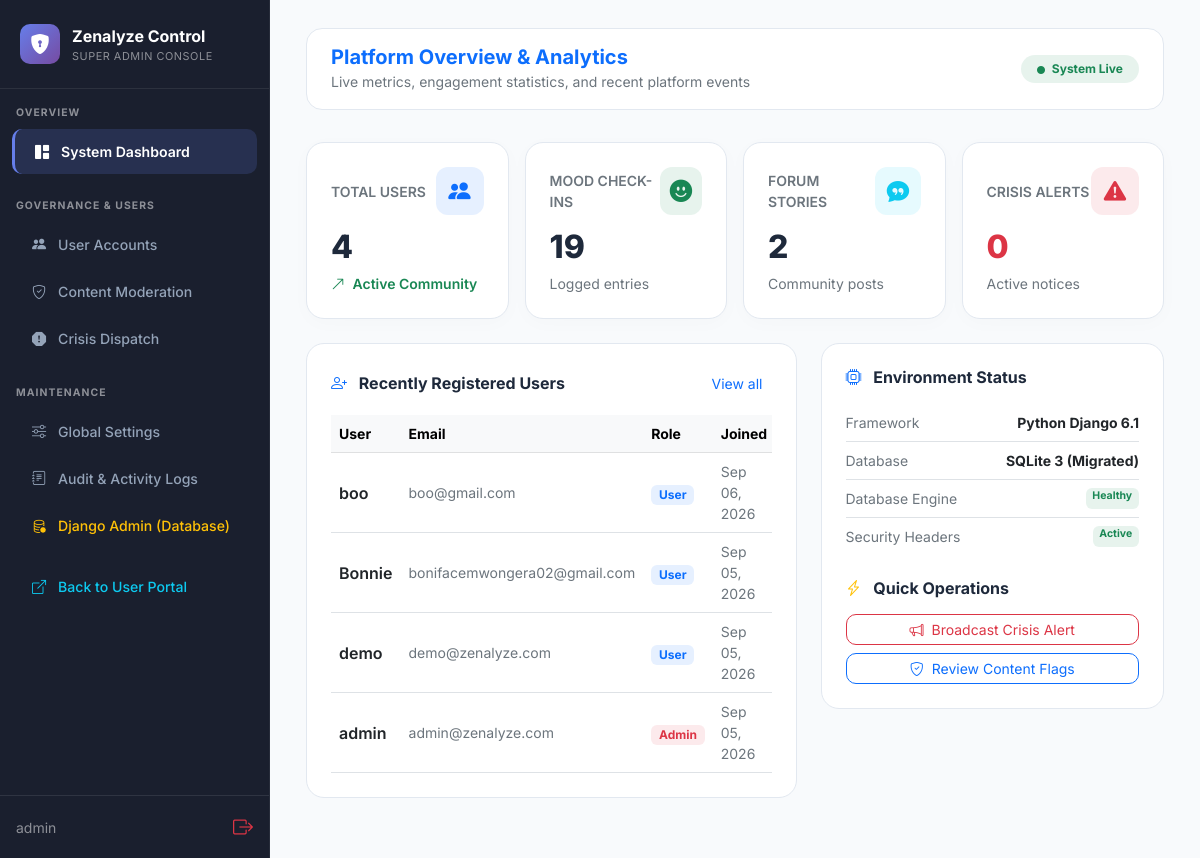
/admin-dashboard/ (signed in), run on the app's committed database.
### apps/accounts/models.py (models this page shows, shortened)
class User(AbstractUser):
    ROLE_CHOICES = [
        ('user', 'User'),
        ('admin', 'Admin'),
        ('therapist', 'Therapist'),
        ('moderator', 'Moderator'),
    ]
    email = models.EmailField(unique=True)
    full_name = models.CharField(max_length=150, blank=True)
    display_name = models.CharField(max_length=100, blank=True, null=True)
    avatar_url = models.CharField(max_length=500, blank=True, null=True)
    avatar = models.ImageField(upload_to='avatars/', blank=True, null=True)
    streak_days = models.IntegerField(default=0)
    wellness_score = models.IntegerField(default=50)
    role = models.CharField(max_length=20, choices=ROLE_CHOICES, default='user')
    emergency_contact_name = models.CharField(max_length=100, blank=True, null=True)
    emergency_contact_phone = models.CharField(max_length=50, blank=True, null=True)
    last_active = models.DateTimeField(auto_now=True)
    @property
    def is_admin_user(self):
        return self.role == 'admin' or self.is_superuser or self.is_staff

### apps/administration/views.py (the view)
# urls.py: path('admin-dashboard/', views.admin_dashboard_view, name='dashboard'),
@user_passes_test(is_admin_check, login_url='/auth/login/')
def admin_dashboard_view(request):
    total_users = User.objects.count()
    total_moods = MoodEntry.objects.count()
    total_posts = CommunityPost.objects.count()
    active_alerts = CrisisAlert.objects.filter(is_active=True).count()
    stats = {
        'total_users': total_users,
        'total_moods': total_moods,
        'total_posts': total_posts,
        'active_alerts': active_alerts,
    }
    recent_users = User.objects.order_by('-date_joined')[:6]
    return render(request, 'administration/admin_dashboard.html', {
        'stats': stats,
        'recent_users': recent_users,
    })

### apps/administration/views.py (called while the page is built)
def is_admin_check(user):
    return user.is_authenticated and (user.is_admin_user or user.is_superuser or user.is_staff)

### templates/administration/admin_dashboard.html (shortened to what this page needs)
{% extends "administration/admin_base.html" %}
{% block page_title %}Platform Overview & Analytics{% endblock %}
{% block page_subtitle %}Live metrics, engagement statistics, and recent platform events{% endblock %}
{% block content %}
<div class="row g-3 mb-4">
    <div class="col-md-3">
        <div class="stats-card">
            <div class="d-flex justify-content-between align-items-center">
                <span class="text-secondary small fw-semibold text-uppercase">Total Users</span>
                <div class="icon-box bg-primary bg-opacity-10 text-primary"><i class="bi bi-people-fill"></i></div>
            </div>
            <div class="stats-val">{{ stats.total_users|default:0 }}</div>
            <div class="text-success small fw-semibold"><i class="bi bi-arrow-up-right me-1"></i> Active Community</div>
        </div>
    </div>
    <div class="col-md-3">
        <div class="stats-card">
            <div class="d-flex justify-content-between align-items-center">
                <span class="text-secondary small fw-semibold text-uppercase">Mood Check-ins</span>
                <div class="icon-box bg-success bg-opacity-10 text-success"><i class="bi bi-emoji-smile-fill"></i></div>
            </div>
            <div class="stats-val">{{ stats.total_moods|default:0 }}</div>
            <div class="text-secondary small">Logged entries</div>
        </div>
    </div>
    <div class="col-md-3">
        <div class="stats-card">
            <div class="d-flex justify-content-between align-items-center">
                <span class="text-secondary small fw-semibold text-uppercase">Forum Stories</span>
                <div class="icon-box bg-info bg-opacity-10 text-info"><i class="bi bi-chat-quote-fill"></i></div>
            </div>
            <div class="stats-val">{{ stats.total_posts|default:0 }}</div>
            <div class="text-secondary small">Community posts</div>
        </div>
    </div>
    <div class="col-md-3">
        <div class="stats-card">
            <div class="d-flex justify-content-between align-items-center">
                <span class="text-secondary small fw-semibold text-uppercase">Crisis Alerts</span>
                <div class="icon-box bg-danger bg-opacity-10 text-danger"><i class="bi bi-exclamation-triangle-fill"></i></div>
            </div>
            <div class="stats-val text-danger">{{ stats.active_alerts|default:0 }}</div>
            <div class="text-secondary small">Active notices</div>
        </div>
    </div>
</div>
<div class="row g-4">
    <div class="col-lg-7">
        <div class="admin-table-card">
            <div class="d-flex justify-content-between align-items-center mb-3">
                <h6 class="fw-bold mb-0"><i class="bi bi-person-plus me-2 text-primary"></i> Recently Registered Users</h6>
                <a href="{% url 'administration:users' %}" class="btn btn-sm btn-link text-decoration-none">View all</a>
            </div>
            <div class="table-responsive">
                <table class="table table-hover align-middle mb-0">
                    <thead class="table-light">
                        <tr class="small text-secondary">
                            <th>User</th>
                            <th>Email</th>
                            <th>Role</th>
                            <th>Joined</th>
                        </tr>
                    </thead>
                    <tbody>
                        {% for u in recent_users %}
                        <tr>
                            <td class="fw-semibold">{{ u.username }}</td>
                            <td class="small text-secondary">{{ u.email }}</td>
                            <td>
                                <span class="badge {% if u.role == 'admin' %}bg-danger{% else %}bg-primary{% endif %} bg-opacity-10 text-{% if u.role == 'admin' %}danger{% else %}primary{% endif %}">
                                    {{ u.role|title }}
                                </span>
                            </td>
                            <td class="small text-secondary">{{ u.date_joined|date:"M d, Y" }}</td>
                        </tr>
                        {% empty %}
                        <tr><td colspan="4" class="text-center py-3 text-secondary">No users found</td></tr>
                        {% endfor %}
                    </tbody>
                </table>
            </div>
        </div>
    </div>
    <div class="col-lg-5">
        <div class="admin-table-card">
            <h6 class="fw-bold mb-3"><i class="bi bi-cpu me-2 text-primary"></i> Environment Status</h6>
            <ul class="list-group list-group-flush small">
                <li class="list-group-item d-flex justify-content-between px-0">
                    <span class="text-secondary">Framework</span>
                    <span class="fw-bold">Python Django 6.1</span>
                </li>
                <li class="list-group-item d-flex justify-content-between px-0">
                    <span class="text-secondary">Database</span>
                    <span class="fw-bold">SQLite 3 (Migrated)</span>
                </li>
                <li class="list-group-item d-flex justify-content-between px-0">
                    <span class="text-secondary">Database Engine</span>
                    <span class="badge bg-success bg-opacity-10 text-success">Healthy</span>
                </li>
                <li class="list-group-item d-flex justify-content-between px-0">
                    <span class="text-secondary">Security Headers</span>
                    <span class="badge bg-success bg-opacity-10 text-success">Active</span>
                </li>
            </ul>
            <h6 class="fw-bold mt-4 mb-3"><i class="bi bi-lightning-charge me-2 text-warning"></i> Quick Operations</h6>
            <div class="d-grid gap-2">
                <a href="{% url 'administration:crisis_alerts' %}" class="btn btn-sm btn-outline-danger" style="border-radius: 10px;">
                    <i class="bi bi-megaphone me-1"></i> Broadcast Crisis Alert
                </a>
                <a href="{% url 'administration:moderation' %}" class="btn btn-sm btn-outline-primary" style="border-radius: 10px;">
                    <i class="bi bi-shield-check me-1"></i> Review Content Flags
                </a>
            </div>
        </div>
    </div>
</div>
{% endblock %}

### templates/administration/admin_base.html (shortened to what this page needs)
<!DOCTYPE html>
<html lang="en" data-theme="{{ current_theme|default:'light' }}">
<head>
    <link href="https://cdn.jsdelivr.net/npm/bootstrap@5.3.0/dist/css/bootstrap.min.css" rel="stylesheet">
    <link rel="stylesheet" href="https://cdn.jsdelivr.net/npm/bootstrap-icons@1.11.3/font/bootstrap-icons.min.css">
</head>
<body>
    <aside class="admin-sidebar" id="adminSidebar">
        <div class="admin-sidebar-header">
            <div class="admin-logo-icon"><i class="bi bi-shield-lock-fill"></i></div>
            <div>
                <div class="fw-bold text-white fs-6">Zenalyze Control</div>
                <div class="text-white-50" style="font-size: 0.68rem; letter-spacing: 0.05em; text-transform: uppercase;">Super Admin Console</div>
            </div>
        </div>
        <div class="py-3 flex-grow-1">
            <div class="px-3 text-white-50 small text-uppercase fw-bold mb-2" style="font-size: 0.65rem; letter-spacing: 0.1em;">Overview</div>
            <a href="{% url 'administration:dashboard' %}" class="admin-nav-item {% if request.resolver_match.url_name == 'dashboard' %}active{% endif %}">
                <i class="bi bi-grid-1x2-fill"></i> System Dashboard
            </a>
            <div class="px-3 text-white-50 small text-uppercase fw-bold mt-4 mb-2" style="font-size: 0.65rem; letter-spacing: 0.1em;">Governance & Users</div>
            <a href="{% url 'administration:users' %}" class="admin-nav-item {% if request.resolver_match.url_name == 'users' %}active{% endif %}">
                <i class="bi bi-people-fill"></i> User Accounts
            </a>
            <a href="{% url 'administration:moderation' %}" class="admin-nav-item {% if request.resolver_match.url_name == 'moderation' %}active{% endif %}">
                <i class="bi bi-shield-check"></i> Content Moderation
            </a>
            <a href="{% url 'administration:crisis_alerts' %}" class="admin-nav-item {% if request.resolver_match.url_name == 'crisis_alerts' %}active{% endif %}">
                <i class="bi bi-exclamation-octagon-fill"></i> Crisis Dispatch
            </a>
            <div class="px-3 text-white-50 small text-uppercase fw-bold mt-4 mb-2" style="font-size: 0.65rem; letter-spacing: 0.1em;">Maintenance</div>
            <a href="{% url 'administration:settings' %}" class="admin-nav-item {% if request.resolver_match.url_name == 'settings' %}active{% endif %}">
                <i class="bi bi-sliders"></i> Global Settings
            </a>
            <a href="{% url 'administration:logs' %}" class="admin-nav-item {% if request.resolver_match.url_name == 'logs' %}active{% endif %}">
                <i class="bi bi-journal-text"></i> Audit & Activity Logs
            </a>
            <a href="/admin/" class="admin-nav-item text-warning" target="_blank">
                <i class="bi bi-database-gear"></i> Django Admin (Database)
            </a>
            <a href="{% url 'wellness:dashboard' %}" class="admin-nav-item mt-3 text-info">
                <i class="bi bi-box-arrow-up-right"></i> Back to User Portal
            </a>
        </div>
        <div class="p-3 border-top border-secondary border-opacity-25">
            <div class="d-flex align-items-center justify-content-between text-white-50 small">
                <span>{{ request.user.username }}</span>
                <a href="{% url 'accounts:logout' %}" class="text-danger text-decoration-none" title="Log Out">
                    <i class="bi bi-box-arrow-right fs-5"></i>
                </a>
            </div>
        </div>
    </aside>
    <main class="admin-main">
        <div class="admin-topbar">
            <div class="d-flex align-items-center gap-3">
                <div>
                    <h5 class="fw-bold mb-0 text-primary">{% block page_title %}Admin Control Panel{% endblock %}</h5>
                    <small class="text-secondary">{% block page_subtitle %}Manage users, content flags, and system metrics{% endblock %}</small>
                </div>
            </div>
            <div class="d-flex align-items-center gap-2">
                <span class="badge bg-success bg-opacity-10 text-success py-2 px-3" style="border-radius: 50px;">
                    <i class="bi bi-circle-fill me-1" style="font-size: 0.5rem;"></i> System Live
                </span>
            </div>
        </div>
        {% block content %}{% endblock %}
    </main>
</body>
</html>

### templates/administration/admin_base.html (style rules this page uses)
:root { --primary: #667eea; --primary-dark: #5a67d8; --sidebar-bg: #1a1f2e; --sidebar-text: #94a3b8; --sidebar-active: #ffffff; --sidebar-active-bg: rgba(102, 126, 234, 0.18); --content-bg: #f8fafc; --card-bg: #ffffff; --text-primary: #1e293b; --text-secondary: #64748b; --border-color: #e2e8f0; }
body { font-family: 'Inter', sans-serif; background: var(--content-bg); color: var(--text-primary); min-height: 100vh; margin: 0; overflow-x: hidden; }
.admin-sidebar { width: 270px; background: var(--sidebar-bg); position: fixed; top: 0; left: 0; bottom: 0; overflow-y: auto; z-index: 1040; display: flex; flex-direction: column; border-right: 1px solid rgba(255,255,255,0.06); transition: transform 0.3s ease; }
.admin-sidebar-header { padding: 1.5rem 1.25rem; border-bottom: 1px solid rgba(255,255,255,0.08); display: flex; align-items: center; gap: 0.75rem; }
.admin-logo-icon { width: 40px; height: 40px; border-radius: 10px; background: linear-gradient(135deg, #667eea, #764ba2); color: white; display: flex; align-items: center; justify-content: center; font-size: 1.25rem; flex-shrink: 0; }
.admin-nav-item { display: flex; align-items: center; gap: 0.75rem; padding: 0.75rem 1.25rem; color: var(--sidebar-text); text-decoration: none; font-size: 0.88rem; font-weight: 500; border-radius: 10px; margin: 2px 0.75rem; transition: all 0.2s ease; }
.admin-nav-item.active { color: #ffffff; background: var(--sidebar-active-bg); font-weight: 600; border-left: 3px solid #667eea; }
.admin-main { margin-left: 270px; padding: 1.75rem 2.25rem; min-height: 100vh; transition: margin-left 0.3s ease; }
.admin-topbar { display: flex; justify-content: space-between; align-items: center; margin-bottom: 2rem; background: var(--card-bg); padding: 1rem 1.5rem; border-radius: 16px; border: 1px solid var(--border-color); }

### templates/administration/admin_dashboard.html (style rules this page uses)
.stats-card { background: var(--card-bg); border: 1px solid var(--border-color); border-radius: 18px; padding: 1.5rem; box-shadow: 0 4px 20px rgba(0,0,0,0.02); }
.stats-card .icon-box { width: 48px; height: 48px; border-radius: 12px; display: flex; align-items: center; justify-content: center; font-size: 1.4rem; }
.stats-val { font-size: 2rem; font-weight: 800; margin: 0.5rem 0 0.15rem 0; color: var(--text-primary); }
.admin-table-card { background: var(--card-bg); border: 1px solid var(--border-color); border-radius: 18px; padding: 1.5rem; margin-bottom: 2rem; }

### data on the page
User: user.username "admin", username "admin", email "admin@zenalyze.com", role "Admin", date_joined "Sep 05, 2026"
User: username "boo", email "boo@gmail.com", role "User", date_joined "Sep 06, 2026"
User: username "Bonnie", email "bonifacemwongera02@gmail.com", role "User", date_joined "Sep 05, 2026"
User: username "demo", email "demo@zenalyze.com", role "User", date_joined "Sep 05, 2026"

### other printed values
{{ stats.total_users|default:0 }} "4"
{{ stats.total_moods|default:0 }} "19"
{{ stats.total_posts|default:0 }} "2"
{{ stats.active_alerts|default:0 }} "0"
